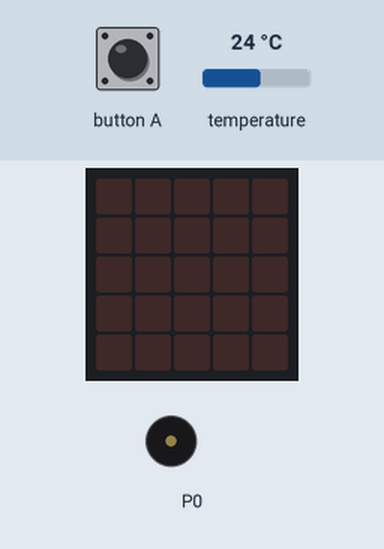
This program was run on a simulated BBC micro:bit (MakeCode). On the bench: the board's 5×5 LED display, buzzer (waves = sounding). The inputs (shaded band) are chosen by the test bench; at power-on: temperature 24 °C.

Above: at 1.2 s.
1.3 s: button A pressed for 0.15 s
At 2.0 s:
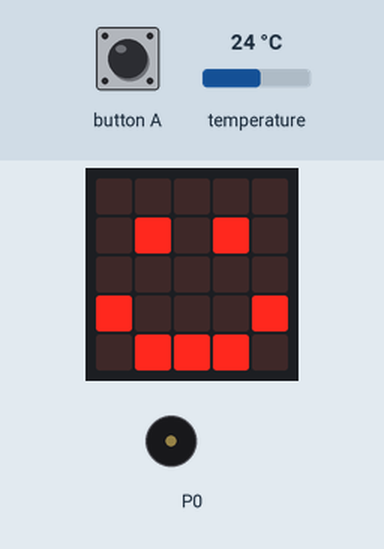
At 2.6 s:
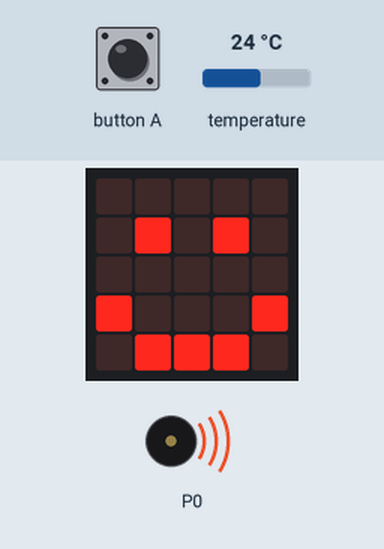
Timing chart, 0 to 7.8 s (numbered marks = the images above; inputs shaded):
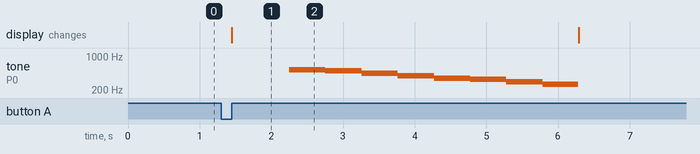

Measured:
- after the input at 1.3 s, tone on P0: plays 523 Hz for 0.51 s, 494 Hz for 0.51 s, 440 Hz for 0.51 s, 392 Hz for 0.51 s, 349 Hz for 0.51 s, 330 Hz for 0.51 s … (8 notes in this stretch), starting after 0.95 s; the display: changes after 0.15 s (image 1)

The program:

main.ts
```typescript
input.onButtonPressed(Button.A, function () {
    if (input.temperature() < 25) {
        basic.showLeds(`
            . . . . .
            . # . # .
            . . . . .
            # . . . #
            . # # # .
            `)
        basic.showLeds(`
            . . . . .
            . # . # .
            . . . . .
            # . . . #
            . # # # .
            `)
        music.playMelody("C5 B A G F E D C ", 120)
        basic.showLeds(`
            . . . . .
            . . . . .
            . . . . .
            . . . . .
            . . . . .
            `)
    } else {
        basic.showLeds(`
            . . . . .
            . # . # .
            . . . . .
            . # # # .
            # . . . #
            `)
        basic.showLeds(`
            . . . . .
            . # . # .
            . . . . .
            . # # # .
            # . . . #
            `)
        music.playMelody("C5 B C5 - C5 B C5 - ", 120)
        basic.showLeds(`
            . . . . .
            . . . . .
            . . . . .
            . . . . .
            . . . . .
            `)
    }
})
```

test.ts
```typescript
// test ender her, dette bliver ikke kompileret, når denne pakke bruges som en udvidelse.
```
